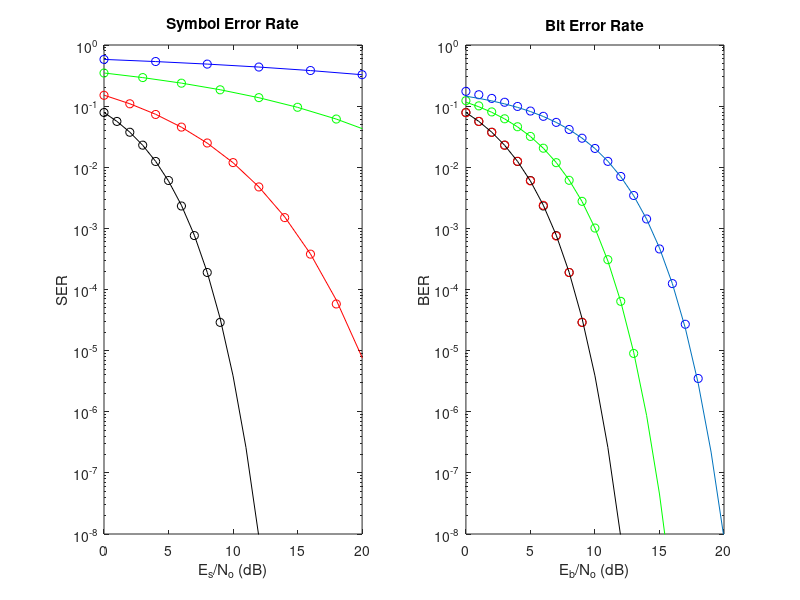

The MATLAB script that drew this image:
close all; clear; clc;
load mpsk_results.mat

EbN0 = 10.^(EbN0dB/10);

% THEORETICAL CALCULATIONS
ber_bpsk_theo = qfunc(sqrt(2*EbN0));
ser_bpsk_theo = ber_bpsk_theo;
ber_qpsk_theo = qfunc(sqrt(2*EbN0));
ser_qpsk_theo = 1-(1-ber_qpsk_theo).^2;
ser_8psk_theo = 2*qfunc(sqrt(2*EbN0*log2(8))*sin(pi/8)); % calculated
ber_8psk_theo = ser_8psk_theo/log2(8);
ser_16psk_theo = 2*qfunc(sqrt(2*EbN0*log2(16))*sin(pi/16)); % calculated
ber_16psk_theo = ser_16psk_theo/log2(16);

% PLOTS
figure(1);
subplot(1,2,1);
semilogy(EbN0dB*log2(2), ser_bpsk_sim, 'ok', ...
         EbN0dB*log2(2), ser_bpsk_theo, 'k', ...
         EbN0dB*log2(4), ser_qpsk_sim, 'or', ...
         EbN0dB*log2(4), ser_qpsk_theo, 'r', ...
         EbN0dB*log2(8), ser_8psk_sim, 'og', ...
         EbN0dB*log2(8), ser_8psk_theo, 'g', ...
         EbN0dB*log2(16), ser_16psk_sim, 'ob', ...
         EbN0dB*log2(16), ser_16psk_theo, 'b');
axis([min(EbN0dB*log2(2)) max(EbN0dB*log2(2)) 10^-8 10^0]);
% legend('SER simulated','SER theoretical');
ylabel('SER'); xlabel('E_s/N_o (dB)');
title('Symbol Error Rate');
   
subplot(1,2,2);
semilogy(EbN0dB, ber_bpsk_sim, 'ok', ...
         EbN0dB, ber_qpsk_sim, 'or', ...
         EbN0dB, ber_bpsk_theo, 'k', ... % ber_bpsk_theo = ber_qpsk_theo
         EbN0dB, ber_8psk_sim, 'og', ...
         EbN0dB, ber_8psk_theo, 'g', ...
         EbN0dB, ber_16psk_sim, 'ob', ...
         EbN0dB, ber_16psk_theo);
axis([min(EbN0dB) max(EbN0dB) 10^-8 10^0]);
% legend('BER simulated','BER theoretical');
ylabel('BER'); xlabel('E_b/N_o (dB)');
title('Bit Error Rate');
